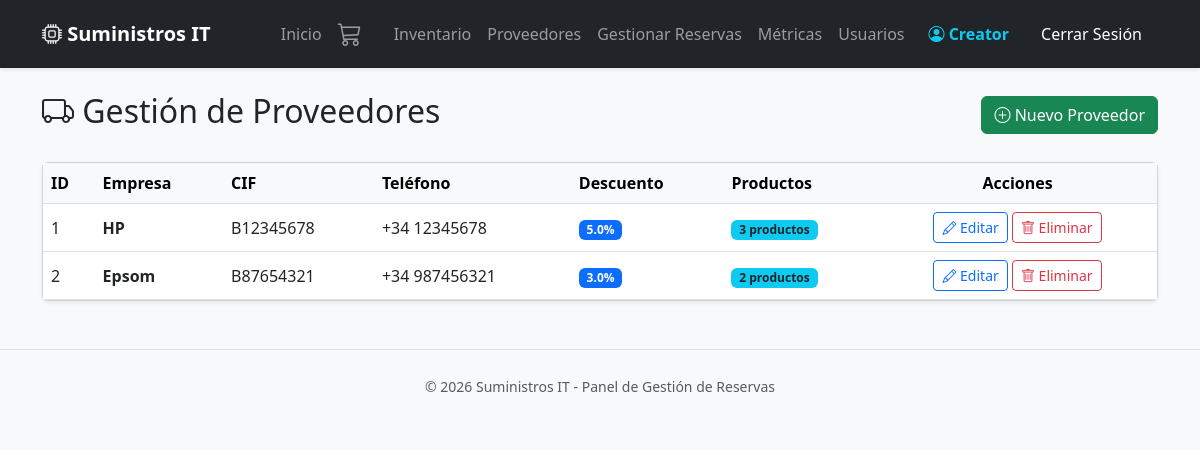
Screenshot of /proveedores (signed in) with the database file from the repository.
### models.py (models this page shows, shortened)
class Usuario(db.Model, UserMixin):
    id = db.Column(db.Integer, primary_key=True)
    username = db.Column(db.String(50), unique=True, nullable=False)
    password = db.Column(db.String(200), nullable=False)
    rol = db.Column(db.String(20), default='cliente')
    activo = db.Column(db.Boolean, default=True)

class Proveedor(db.Model):
    id = db.Column(db.Integer, primary_key=True)
    nombre_empresa = db.Column(db.String(100), nullable=False)
    cif = db.Column(db.String(20), unique=True)
    telefono = db.Column(db.String(20))
    direccion = db.Column(db.String(200))
    descuento = db.Column(db.Float, default=0.0)
    productos = db.relationship('Producto', backref='proveedor', lazy=True)

### main.py (the view)
    @app.route('/proveedores')
    @login_required
    @admin_required
    def ver_proveedores():
        from models import Proveedor
        todos_los_proveedores = Proveedor.query.all()
        return render_template('proveedores.html', proveedores=todos_los_proveedores)

### main.py (called while the page is built)
def admin_required(f):
    @wraps(f)
    def decorated_function(*args, **kwargs):
        if not current_user.is_authenticated or current_user.rol != 'admin':
            flash("Acceso denegado. Solo administradores pueden acceder.", "danger")
            return redirect(url_for('index'))
        return f(*args, **kwargs)
    return decorated_function

### templates/proveedores.html (shortened to what this page needs)
{% extends 'base.html' %}
{% block content %}
<div class="d-flex justify-content-between align-items-center mb-4">
    <h2><i class="bi bi-truck"></i> Gestión de Proveedores</h2>
    <a href="{{ url_for('nuevo_proveedor') }}" class="btn btn-success">
        <i class="bi bi-plus-circle"></i> Nuevo Proveedor
    </a>
</div>
<div class="card shadow-sm">
    <div class="table-responsive">
        <table class="table table-hover align-middle mb-0">
            <thead class="table-light">
                <tr>
                    <th>ID</th>
                    <th>Empresa</th>
                    <th>CIF</th>
                    <th>Teléfono</th>
                    <th>Descuento</th>
                    <th>Productos</th>
                    <th class="text-center">Acciones</th>
                </tr>
            </thead>
            <tbody>
                {% if proveedores %}
                    {% for p in proveedores %}
                    <tr>
                        <td>{{ p.id }}</td>
                        <td><strong>{{ p.nombre_empresa }}</strong></td>
                        <td>{{ p.cif or '-' }}</td>
                        <td>{{ p.telefono or '-' }}</td>
                        <td>
                            <span class="badge bg-primary">{{ p.descuento }}%</span>
                        </td>
                        <td>
                            <span class="badge bg-info text-dark">{{ p.productos|length }} productos</span>
                        </td>
                        <td class="text-center">
                            <a href="{{ url_for('editar_proveedor', id=p.id) }}"
                               class="btn btn-sm btn-outline-primary">
                                <i class="bi bi-pencil"></i> Editar
                            </a>
                            <a href="{{ url_for('eliminar_proveedor', id=p.id) }}"
                               class="btn btn-sm btn-outline-danger"
                               onclick="return confirm('¿Eliminar este proveedor?')">
                                <i class="bi bi-trash"></i> Eliminar
                            </a>
                        </td>
                    </tr>
                    {% endfor %}
                {% endif %}
            </tbody>
        </table>
    </div>
</div>
{% endblock %}

### templates/base.html (shortened to what this page needs)
<!DOCTYPE html>
<html lang="es">
<head>
    <link href="https://cdn.jsdelivr.net/npm/bootstrap@5.3.0/dist/css/bootstrap.min.css" rel="stylesheet">
    <link rel="stylesheet" href="https://cdn.jsdelivr.net/npm/bootstrap-icons@1.11.0/font/bootstrap-icons.css">
</head>
<body class="bg-light">
    <nav class="navbar navbar-expand-lg navbar-dark bg-dark mb-4 shadow-sm">
        <div class="container">
            <a class="navbar-brand fw-bold" href="{{ url_for('index') }}">
                <i class="bi bi-cpu"></i> Suministros IT
            </a>
            <div class="collapse navbar-collapse" id="navbarNav">
                <div class="navbar-nav ms-auto align-items-center">
                    <a class="nav-link" href="{{ url_for('index') }}">Inicio</a>
                    {% if current_user.is_authenticated %}
                        <a class="nav-link position-relative me-3" href="{{ url_for('ver_carrito') }}" title="Ver mi carrito">
                            <i class="bi bi-cart3 fs-4"></i>
                        </a>
                        {% if current_user.rol == 'admin' %}
                            <a class="nav-link" href="{{ url_for('inventario') }}">Inventario</a>
                            <a class="nav-link" href="{{ url_for('ver_proveedores') }}">Proveedores</a>
                            <a class="nav-link" href="{{ url_for('panel_admin_reservas') }}">Gestionar Reservas</a>
                            <a class="nav-link" href="{{ url_for('dashboard') }}">Métricas</a>
                            <a class="nav-link" href="{{ url_for('ver_usuarios') }}">Usuarios</a>
                        {% elif current_user.rol == 'cliente' %}
                            <a class="nav-link" href="{{ url_for('ver_catalogo') }}">Catálogo</a>
                            <a class="nav-link" href="{{ url_for('pedidos_clientes') }}">Mis Reservas</a>
                        {% endif %}
                        <span class="navbar-text ms-3 me-2 text-info fw-semibold">
                            <i class="bi bi-person-circle"></i> {{ current_user.username }}
                        </span>
                        <a class="nav-link btn btn-outline-danger btn-sm text-white px-3 ms-2" href="{{ url_for('logout') }}">
                            Cerrar Sesión
                        </a>
                    {% else %}
                        <a class="nav-link" href="{{ url_for('login') }}">Iniciar Sesión</a>
                        <a class="nav-link btn btn-primary btn-sm text-white px-3 ms-2" href="{{ url_for('registro') }}">Registrarse</a>
                    {% endif %}
                </div>
            </div>
        </div>
    </nav>
    <div class="container">
        {% block content %}{% endblock %}
    </div>
    <footer class="text-center py-4 mt-5 text-muted border-top">
        <small>&copy; 2026 Suministros IT - Panel de Gestión de Reservas</small>
    </footer>
</body>
</html>

### rows the page displays
Usuario: username "Creator"
Proveedor: id "1", nombre_empresa "HP", cif "B12345678", telefono "+34 12345678", descuento "5.0", productos|length "3"
Proveedor: id "2", nombre_empresa "Epsom", cif "B87654321", telefono "+34 987456321", descuento "3.0", productos|length "2"
